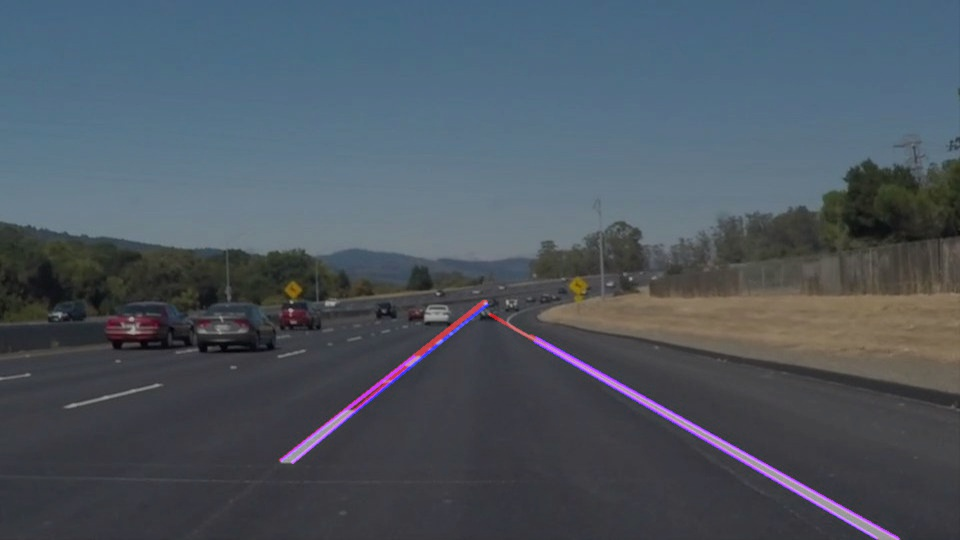
#> input picture test_images/output_output_solidWhiteCurve.jpg, 960 x 540 px; its folder holds only this picture in this run
$ jupyter execute --allow-errors saved_checkpoint1.ipynb   (shell and % lines are left out)
#> lines starting #> are read from the running program, lines starting #| are printed output that depends on the picture; after the words box and inside, x2 and y2 are one past the last pixel; in counts of white or black regions, pixels touching at a corner belong together
#> in apply_pipeline, read_image is the input picture: shape (540, 960, 3); mean R, G, B 76.9, 86, 96
# **Finding Lane Lines on the Road**
***
In this project, you will use the tools you learned about in the lesson to identify lane lines on the road.  You can develop your pipeline on a series of individual images, and later apply the result to a video stream (really just a series of images). Check out the video clip "raw-lines-example.mp4" (also contained in this repository) to see what the output should look like after using the helper functions below.

Once you have a result that looks roughly like "raw-lines-example.mp4", you'll need to get creative and try to average and/or extrapolate the line segments you've detected to map out the full extent of the lane lines.  You can see an example of the result you're going for in the video "P1_example.mp4".  Ultimately, you would like to draw just one line for the left side of the lane, and one for the right.

---
Let's have a look at our first image called 'test_images/solidWhiteRight.jpg'.  Run the 2 cells below (hit Shift-Enter or the "play" button above) to display the image.

**Note: If, at any point, you encounter frozen display windows or other confounding issues, you can always start again with a clean slate by going to the "Kernel" menu above and selecting "Restart & Clear Output".**

---

**The tools you have are color selection, region of interest selection, grayscaling, Gaussian smoothing, Canny Edge Detection and Hough Tranform line detection.  You  are also free to explore and try other techniques that were not presented in the lesson.  Your goal is piece together a pipeline to detect the line segments in the image, then average/extrapolate them and draw them onto the image for display (as below).  Once you have a working pipeline, try it out on the video stream below.**

---

<figure>

 <figcaption>
 <p></p>
 <p style="text-align: center;"> Your output should look something like this (above) after detecting line segments using the helper functions below </p>
 </figcaption>
</figure>
 <p></p>
<figure>

 <figcaption>
 <p></p>
 <p style="text-align: center;"> Your goal is to connect/average/extrapolate line segments to get output like this</p>
 </figcaption>
</figure>

**Run the cell below to import some packages.  If you get an `import error` for a package you've already installed, try changing your kernel (select the Kernel menu above --> Change Kernel).  Still have problems?  Try relaunching Jupyter Notebook from the terminal prompt.  Also, see [this forum post](https://carnd-forums.udacity.com/cq/viewquestion.action?spaceKey=CAR&id=29496372&questionTitle=finding-lanes---import-cv2-fails-even-though-python-in-the-terminal-window-has-no-problem-with-import-cv2) for more troubleshooting tips.**

[cell 1]
#importing some useful packages
import matplotlib.pyplot as plt
import matplotlib.image as mpimg
import numpy as np
import cv2

#> (a cell that did not finish here is left out)

**Some OpenCV functions (beyond those introduced in the lesson) that might be useful for this project are:**

`cv2.inRange()` for color selection
`cv2.fillPoly()` for regions selection
`cv2.line()` to draw lines on an image given endpoints
`cv2.addWeighted()` to coadd / overlay two images
`cv2.cvtColor()` to grayscale or change color
`cv2.imwrite()` to output images to file
`cv2.bitwise_and()` to apply a mask to an image

**Check out the OpenCV documentation to learn about these and discover even more awesome functionality!**

Below are some helper functions to help get you started. They should look familiar from the lesson!

[cell 3]
import math

def grayscale(img):
    """Applies the Grayscale transform
    This will return an image with only one color channel
    but NOTE: to see the returned image as grayscale
    (assuming your grayscaled image is called 'gray')
    you should call plt.imshow(gray, cmap='gray')"""
    return cv2.cvtColor(img, cv2.COLOR_RGB2GRAY)
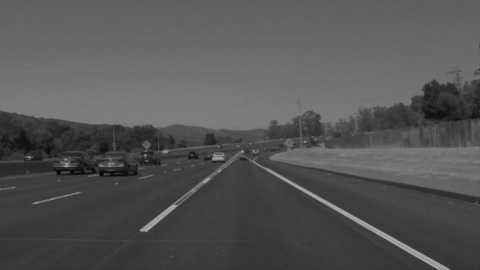
#> returned value: shape (540, 960) (shown at 1/2 size); min 3, max 188, mean 84.4
    # Or use BGR2GRAY if you read an image with cv2.imread()
    # return cv2.cvtColor(img, cv2.COLOR_BGR2GRAY)

def canny(img, low_threshold, high_threshold):
    """Applies the Canny transform"""
    return cv2.Canny(img, low_threshold, high_threshold)

def gaussian_blur(img, kernel_size):
    """Applies a Gaussian Noise kernel"""
    return cv2.GaussianBlur(img, (kernel_size, kernel_size), 0)

def region_of_interest(img, vertices):
    """
    Applies an image mask.

    Only keeps the region of the image defined by the polygon
    formed from `vertices`. The rest of the image is set to black.
    """
    #defining a blank mask to start with
    mask = np.zeros_like(img)

    #defining a 3 channel or 1 channel color to fill the mask with depending on the input image
    if len(img.shape) > 2:
        channel_count = img.shape[2]  # i.e. 3 or 4 depending on your image
        ignore_mask_color = (255,) * channel_count
    else:
        ignore_mask_color = 255

    #filling pixels inside the polygon defined by "vertices" with the fill color
    cv2.fillPoly(mask, vertices, ignore_mask_color)
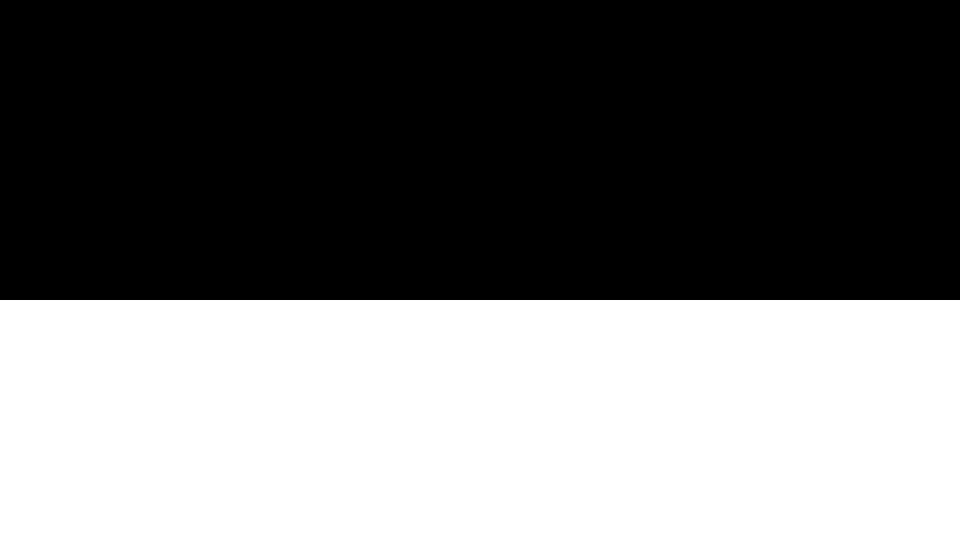
#> mask: shape (540, 960); 44.4% white; 1 white region, box (x1, y1, x2, y2) and area: (0, 300, 960, 540) 230400

    #returning the image only where mask pixels are nonzero
    masked_image = cv2.bitwise_and(img, mask)
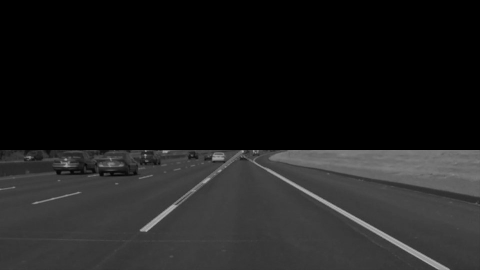
#> masked_image: shape (540, 960) (shown at 1/2 size); min 0, max 188, mean 29.9
    return masked_image


# [47 lines left out: functions draw_lines, hough_lines, weighted_img, not called in this run]

## Test on Images

Now you should build your pipeline to work on the images in the directory "test_images"
**You should make sure your pipeline works well on these images before you try the videos.**

[cell 4]
import os
os.listdir("test_images/")

run your solution on all test_images and make copies into the test_images directory).

[cell 5]
# TODO: Build your pipeline that will draw lane lines on the test_images
# then save them to the test_images directory.

def apply_pipeline(input_image):
    img_path = "test_images/" + input_image
    read_image = mpimg.imread(img_path)
    output = grayscale(read_image)

    vertices = np.array([[
    (0, 540),
    (0, 300),
    (960, 300),
    (960, 540)
    ]], dtype=np.int32)
    output = region_of_interest(output, vertices)


    kernel_size = 9
    output = gaussian_blur(output, kernel_size)
    low_threshold = 50
    high_threshold = 150
    output = canny(output, low_threshold, high_threshold)
#> in canny, `return cv2.Canny(img, low_threshold, high_threshold)`:
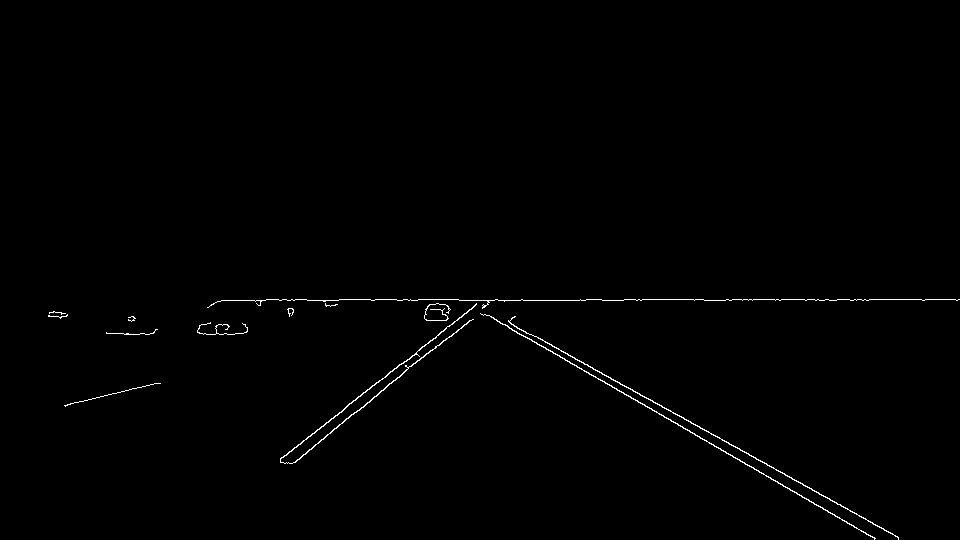
#> returned value: shape (540, 960); 0.61% white in thin lines or dots, all inside (x1, y1, x2, y2) = (48, 299, 960, 540)


    rho = 1 # distance resolution in pixels of the Hough grid
    theta = np.pi/180 # angular resolution in radians of the Hough grid
    threshold = 2     # minimum number of votes (intersections in Hough grid cell)
    min_line_length = 90 #minimum number of pixels making up a line
    max_line_gap = 90    # maximum gap in pixels between connectable line segments
    line_image = np.copy(image) * 0 # creating a blank to draw lines on

    output = hough_lines(output,
                         rho,
                         theta,
                         threshold,
                         min_line_length,
                         max_line_gap)

    output = weighted_img(output, read_image)
    plt.imshow(output, cmap='gray')

#> (the rest of this cell did not finish here and is left out)

$ run again, on test_images/output_solidYellowCurve.jpg
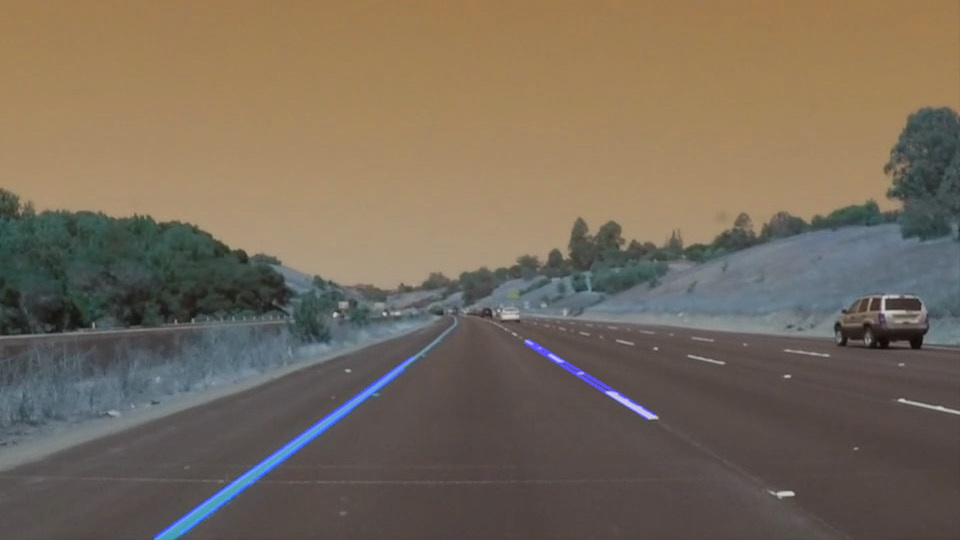
#> input picture test_images/output_solidYellowCurve.jpg, 960 x 540 px
#> in apply_pipeline, read_image is the input picture: shape (540, 960, 3); mean R, G, B 119.1, 106.7, 91.3
#> mask: shape (540, 960); 44.4% white; 1 white region, box (x1, y1, x2, y2) and area: (0, 300, 960, 540) 230400
#> in region_of_interest, `masked_image = cv2.bitwise_and(img, mask)`:
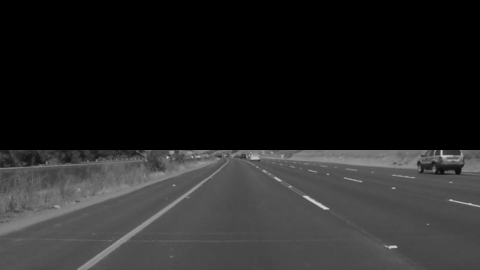
#> masked_image: shape (540, 960) (shown at 1/2 size); min 0, max 213, mean 37.8
#> in canny, `return cv2.Canny(img, low_threshold, high_threshold)`:
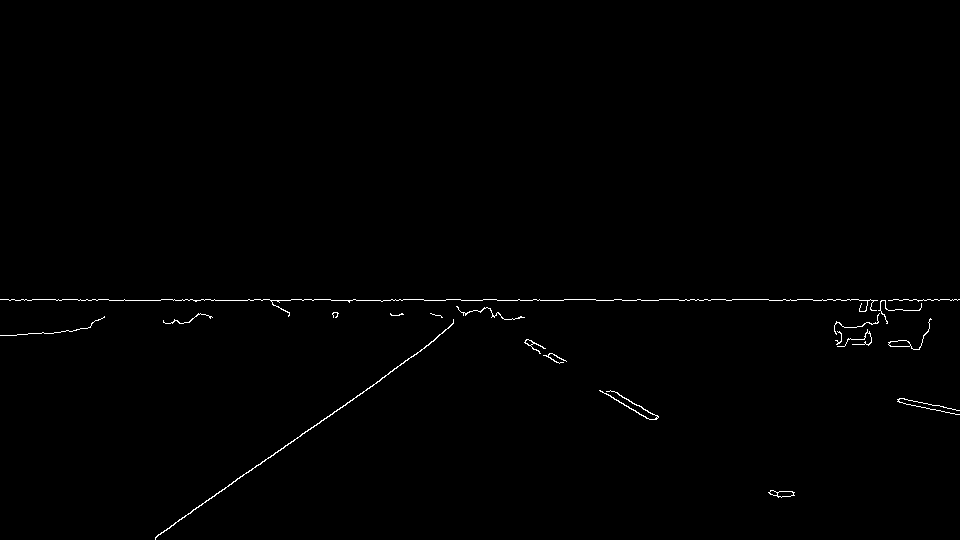
#> returned value: shape (540, 960); 0.53% white in thin lines or dots, all inside (x1, y1, x2, y2) = (0, 299, 960, 540)

$ run again, on test_images/output_solidYellowCurve2.jpg
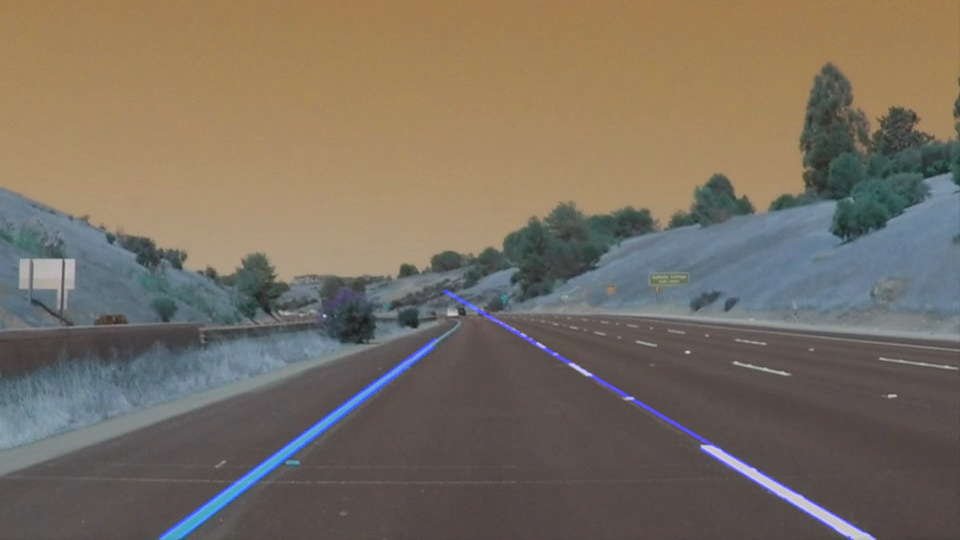
#> input picture test_images/output_solidYellowCurve2.jpg, 960 x 540 px
#> in apply_pipeline, read_image is the input picture: shape (540, 960, 3); mean R, G, B 121.1, 110.8, 97.8
#> mask: shape (540, 960); 44.4% white; 1 white region, box (x1, y1, x2, y2) and area: (0, 300, 960, 540) 230400
#> in region_of_interest, `masked_image = cv2.bitwise_and(img, mask)`:
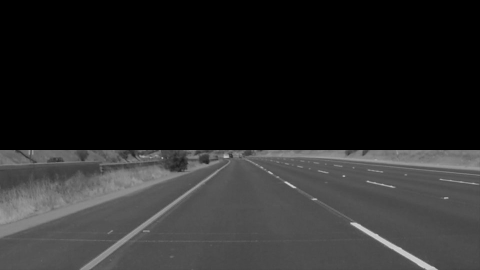
#> masked_image: shape (540, 960) (shown at 1/2 size); min 0, max 216, mean 40.2
#> in canny, `return cv2.Canny(img, low_threshold, high_threshold)`:
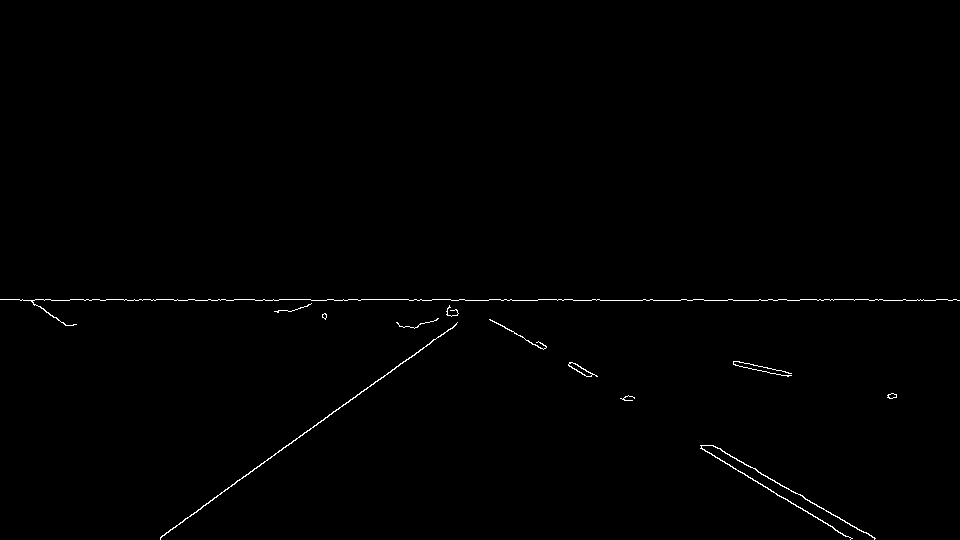
#> returned value: shape (540, 960); 0.49% white in thin lines or dots, all inside (x1, y1, x2, y2) = (0, 299, 960, 540)
